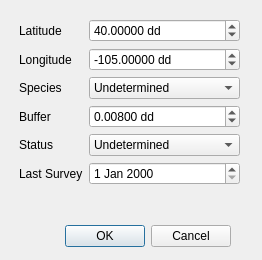
<?xml version="1.0" encoding="UTF-8"?>
<ui version="4.0">
 <class>NewRaptorDialogBase</class>
 <widget class="QDialog" name="NewRaptorDialogBase">
  <property name="geometry">
   <rect>
    <x>0</x>
    <y>0</y>
    <width>262</width>
    <height>260</height>
   </rect>
  </property>
  <property name="windowTitle">
   <string>Add New Raptor</string>
  </property>
  <widget class="QDialogButtonBox" name="button_box">
   <property name="geometry">
    <rect>
     <x>20</x>
     <y>220</y>
     <width>211</width>
     <height>32</height>
    </rect>
   </property>
   <property name="orientation">
    <enum>Qt::Horizontal</enum>
   </property>
   <property name="standardButtons">
    <set>QDialogButtonBox::Cancel|QDialogButtonBox::Ok</set>
   </property>
  </widget>
  <widget class="QWidget" name="formLayoutWidget">
   <property name="geometry">
    <rect>
     <x>19</x>
     <y>19</y>
     <width>221</width>
     <height>181</height>
    </rect>
   </property>
   <layout class="QFormLayout" name="formLayout">
    <item row="0" column="0">
     <widget class="QLabel" name="latitudeLabel">
      <property name="text">
       <string>Latitude</string>
      </property>
     </widget>
    </item>
    <item row="0" column="1">
     <widget class="QDoubleSpinBox" name="spbLat">
      <property name="suffix">
       <string> dd</string>
      </property>
      <property name="decimals">
       <number>5</number>
      </property>
      <property name="minimum">
       <double>-90.000000000000000</double>
      </property>
      <property name="maximum">
       <double>90.000000000000000</double>
      </property>
      <property name="singleStep">
       <double>0.001000000000000</double>
      </property>
      <property name="value">
       <double>40.000000000000000</double>
      </property>
     </widget>
    </item>
    <item row="1" column="0">
     <widget class="QLabel" name="longitudeLabel">
      <property name="text">
       <string>Longitude</string>
      </property>
     </widget>
    </item>
    <item row="1" column="1">
     <widget class="QDoubleSpinBox" name="spbLon">
      <property name="suffix">
       <string> dd</string>
      </property>
      <property name="decimals">
       <number>5</number>
      </property>
      <property name="minimum">
       <double>-180.000000000000000</double>
      </property>
      <property name="maximum">
       <double>180.000000000000000</double>
      </property>
      <property name="singleStep">
       <double>0.001000000000000</double>
      </property>
      <property name="value">
       <double>-105.000000000000000</double>
      </property>
     </widget>
    </item>
    <item row="2" column="0">
     <widget class="QLabel" name="speciesLabel">
      <property name="text">
       <string>Species</string>
      </property>
     </widget>
    </item>
    <item row="2" column="1">
     <widget class="QComboBox" name="cmbSpecies">
      <item>
       <property name="text">
        <string>Undetermined</string>
       </property>
      </item>
      <item>
       <property name="text">
        <string>Red-tail Hawk</string>
       </property>
      </item>
      <item>
       <property name="text">
        <string>Swaisons Hawk</string>
       </property>
      </item>
      <item>
       <property name="text">
        <string>Northern Harrier</string>
       </property>
      </item>
     </widget>
    </item>
    <item row="3" column="0">
     <widget class="QLabel" name="bufferLabel">
      <property name="text">
       <string>Buffer</string>
      </property>
     </widget>
    </item>
    <item row="3" column="1">
     <widget class="QDoubleSpinBox" name="spbBuffer">
      <property name="suffix">
       <string> dd</string>
      </property>
      <property name="decimals">
       <number>5</number>
      </property>
      <property name="minimum">
       <double>0.000000000000000</double>
      </property>
      <property name="maximum">
       <double>0.100000000000000</double>
      </property>
      <property name="singleStep">
       <double>0.001000000000000</double>
      </property>
      <property name="value">
       <double>0.008000000000000</double>
      </property>
     </widget>
    </item>
    <item row="4" column="0">
     <widget class="QLabel" name="statusLabel">
      <property name="text">
       <string>Status</string>
      </property>
     </widget>
    </item>
    <item row="4" column="1">
     <widget class="QComboBox" name="cbStatus">
      <item>
       <property name="text">
        <string>Undetermined</string>
       </property>
      </item>
      <item>
       <property name="text">
        <string>Active Nest</string>
       </property>
      </item>
      <item>
       <property name="text">
        <string>Inactive Nest</string>
       </property>
      </item>
      <item>
       <property name="text">
        <string>Fledge Nest</string>
       </property>
      </item>
     </widget>
    </item>
    <item row="5" column="0">
     <widget class="QLabel" name="lastSurveyLabel">
      <property name="text">
       <string>Last Survey</string>
      </property>
     </widget>
    </item>
    <item row="5" column="1">
     <widget class="QDateEdit" name="dteLast"/>
    </item>
   </layout>
  </widget>
 </widget>
 <resources/>
 <connections>
  <connection>
   <sender>button_box</sender>
   <signal>accepted()</signal>
   <receiver>NewRaptorDialogBase</receiver>
   <slot>accept()</slot>
   <hints>
    <hint type="sourcelabel">
     <x>20</x>
     <y>20</y>
    </hint>
    <hint type="destinationlabel">
     <x>20</x>
     <y>20</y>
    </hint>
   </hints>
  </connection>
  <connection>
   <sender>button_box</sender>
   <signal>rejected()</signal>
   <receiver>NewRaptorDialogBase</receiver>
   <slot>reject()</slot>
   <hints>
    <hint type="sourcelabel">
     <x>20</x>
     <y>20</y>
    </hint>
    <hint type="destinationlabel">
     <x>20</x>
     <y>20</y>
    </hint>
   </hints>
  </connection>
 </connections>
</ui>
